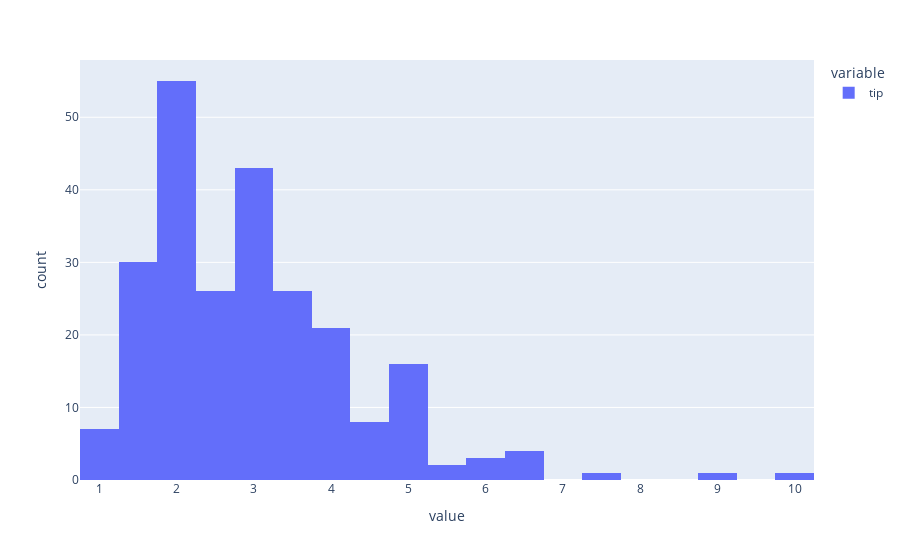

Write notebook code for a chart like this one.
### Code cell
fig = px.histogram(df['tip'])
fig.show()

### Figure 1 — Plotly figure (JSON) as saved in the notebook; plotly's stock layout.template omitted (floating-point values rounded to 4 significant figures; data arrays with more than 128 entries replaced by an {"elided": "..."} marker saying what was removed)
{"data": [{"alignmentgroup": "True", "bingroup": "x", "hovertemplate": "variable=tip<br>value=%{x}<br>count=%{y}<extra></extra>", "legendgroup": "tip", "marker": {"color": "#636efa", "pattern": {"shape": ""}}, "name": "tip", "offsetgroup": "tip", "orientation": "v", "showlegend": true, "type": "histogram", "x": {"elided": "244 float values"}, "xaxis": "x", "yaxis": "y"}], "layout": {"barmode": "relative", "legend": {"title": {"text": "variable"}, "tracegroupgap": 0}, "margin": {"t": 60}, "xaxis": {"anchor": "y", "domain": [0, 1], "title": {"text": "value"}}, "yaxis": {"anchor": "x", "domain": [0, 1], "title": {"text": "count"}}}}
